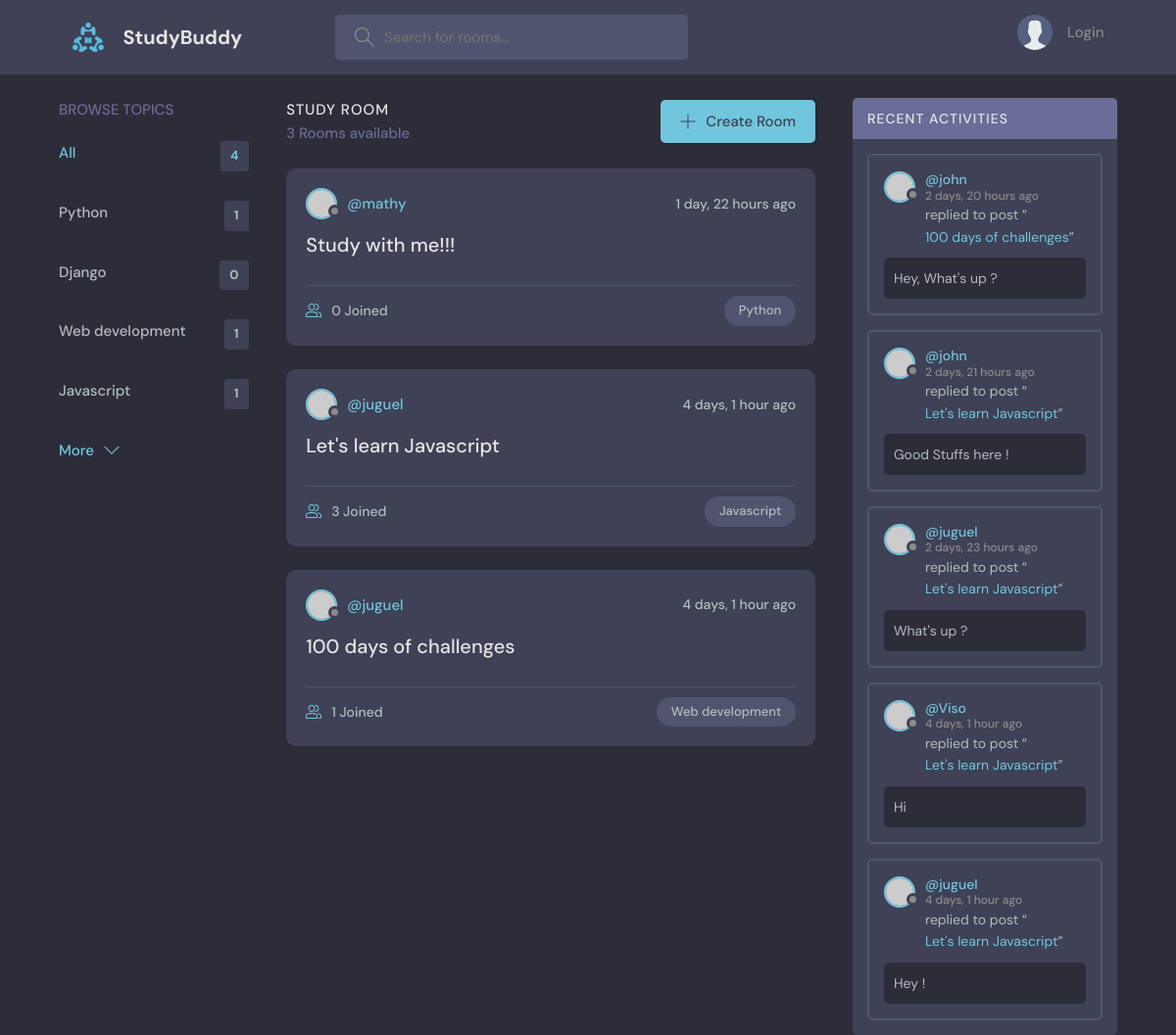
The app's page /, older data.
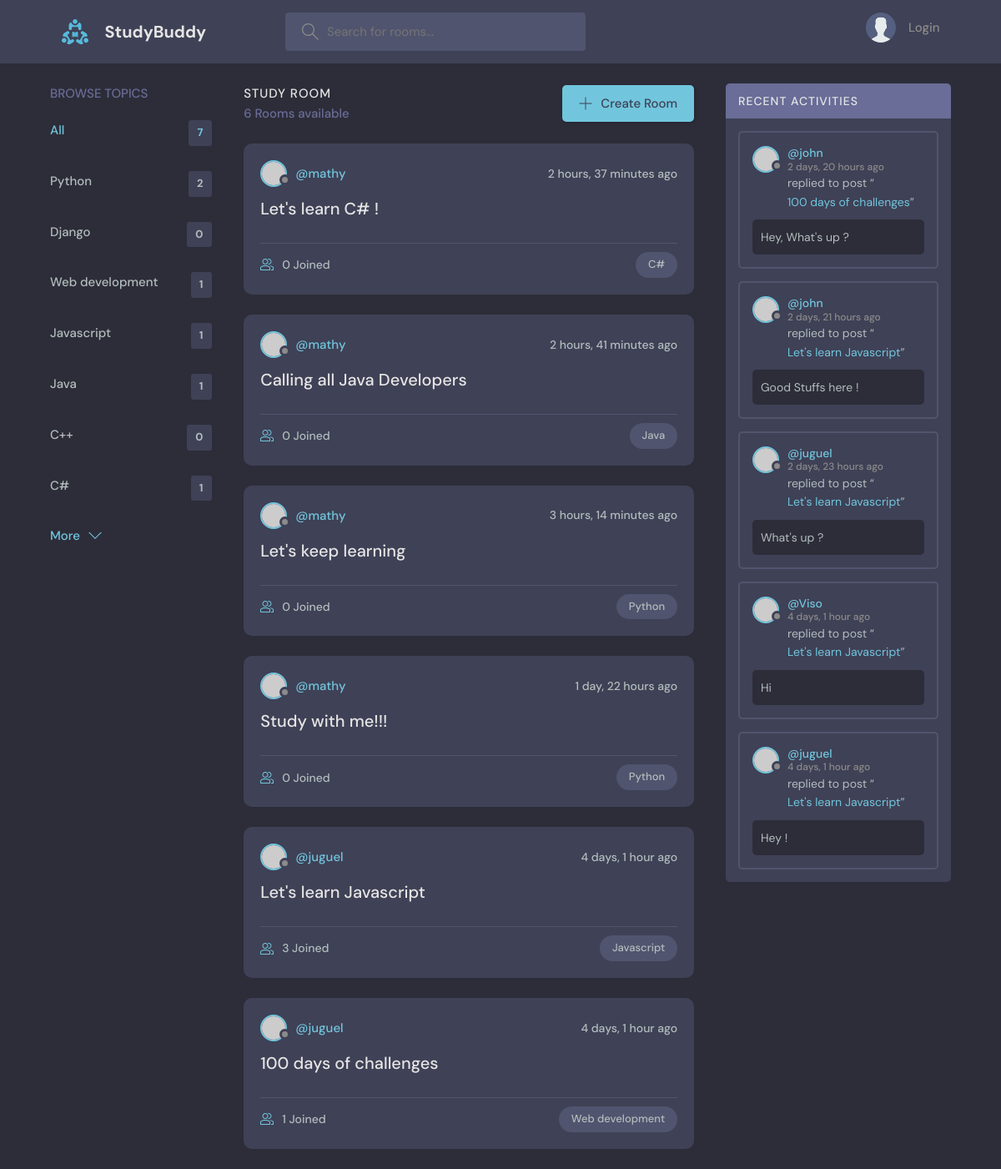
The same page, newer data.
### base_app/models.py (models this page shows, shortened)
class Topic(models.Model):
    name = models.CharField(max_length=200)

class Room(models.Model):
    host = models.ForeignKey(User, on_delete=models.SET_NULL, null= True)
    topic = models.ForeignKey(Topic, on_delete=models.SET_NULL, null= True)
    name = models.CharField(max_length=200)
    description = models.TextField(null=True, blank=True)
    participants = models.ManyToManyField(User, related_name='participants', blank=True )
    updated_date = models.DateTimeField(auto_now=True)
    created_date = models.DateTimeField(auto_now_add=True)
    class Meta:
        ordering = ['-updated_date', '-created_date']
    def __str__(self):
        return self.name

class Message(models.Model):
    user = models.ForeignKey(User, on_delete=models.CASCADE) # oneTomany
    room = models.ForeignKey(Room, on_delete=models.CASCADE) # When room get deleted, also the msgs
    body = models.TextField()
    updated_date = models.DateTimeField(auto_now=True)
    created_date = models.DateTimeField(auto_now_add=True)
    class Meta:
        ordering = ['-updated_date', '-created_date']

### base_app/views.py (the view)
# urls.py: path('', views.home, name="home"),
def home(request):
    q = request.GET.get('q') if request.GET.get('q') != None else ''
    rooms = Room.objects.filter(
        Q(topic__name__icontains=q) |
        Q(name__icontains=q) |
        Q(description__icontains=q)
    )
    topics = Topic.objects.all() # get all the topics
    room_count = rooms.count() # get rooms count
    room_messages = Message.objects.filter(Q(room__topic__name__icontains=q))
    context =  {'rooms' : rooms, 'topics': topics, 'room_count': room_count, 'room_messages': room_messages}
    return render(request, 'base_app/home.html', context)

### base_app/templates/base_app/home.html (shortened to what this page needs)
{% extends 'base_app/base.html' %}
{% block content %}
  <main class="layout layout--3">
    <div class="container">
      {% include 'base_app/topics_component.html' %}
      <div class="roomList">
        <div class="roomList__header">
          <div>
            <h2>Study Room</h2>
            <p>{{room_count}} Rooms available</p>
          </div>
          <a class="btn btn--main" href="{% url 'create-room' %}">
            <svg version="1.1" xmlns="http://www.w3.org/2000/svg" width="32" height="32" viewBox="0 0 32 32">
              <title>add</title>
              <path
                d="M16.943 0.943h-1.885v14.115h-14.115v1.885h14.115v14.115h1.885v-14.115h14.115v-1.885h-14.115v-14.115z"
              ></path>
            </svg>
            Create Room
          </a>
        </div>
        {% include 'base_app/feed_component.html' %}
      </div>
      {% include 'base_app/activity_component.html' %}
    </div>
  </main>
{% endblock content %}

### base_app/templates/base_app/topics_component.html
<div class="topics">
  <div class="topics__header">
    <h2>Browse Topics</h2>
  </div>
  <ul class="topics__list">
    <li>
      <a href="{% url 'home' %}" class="active">All <span>{{topics.count}}</span></a>
    </li>
    {% for topic in topics %}
    <li>
      <a href="{% url 'home' %}?q={{topic.name}}">{{topic.name}} <span>{{topic.room_set.all.count}}</span></a>
    </li>
    {% endfor %}
  </ul>
  <a class="btn btn--link" href="topics.html">
    More
    <svg version="1.1" xmlns="http://www.w3.org/2000/svg" width="32" height="32" viewBox="0 0 32 32">
      <title>chevron-down</title>
      <path d="M16 21l-13-13h-3l16 16 16-16h-3l-13 13z"></path>
    </svg>
  </a>
</div>

### base_app/templates/base_app/feed_component.html (shortened to what this page needs)
{% for room in rooms %}
<div class="roomListRoom">
  <div class="roomListRoom__header">
    <a href="{% url 'user-profile' room.host.id %}" class="roomListRoom__author">
      <div class="avatar avatar--small">
        <img src="https://randomuser.me/api/portraits/women/11.jpg" />
      </div>
      <span>@{{room.host.username}}</span>
    </a>
    <div class="roomListRoom__actions">
      <span>{{room.created_date|timesince}} ago</span>
    </div>
  </div>
  <div class="roomListRoom__content">
    <a href="{% url 'room' room.id %}">{{room.name}}</a>
  </div>
  <div class="roomListRoom__meta">
    <a href="{% url 'room' room.id %}" class="roomListRoom__joined">
      {{room.participants.all.count}} Joined
    </a>
    <p class="roomListRoom__topic">{{room.topic.name}}</p>
  </div>
</div>
{% endfor %}

### base_app/templates/base_app/activity_component.html (shortened to what this page needs)
{% load static %}
<div class="activities">
  <div class="activities__header">
    <h2>Recent Activities</h2>
  </div>
  {% for message in room_messages %}
  <div class="activities__box">
    <div class="activities__boxHeader roomListRoom__header">
      <a href="{% url 'user-profile' message.user.id %}" class="roomListRoom__author">
        <div class="avatar avatar--small">
          <img src="https://randomuser.me/api/portraits/women/11.jpg" />
        </div>
        <p>
          @{{message.user}}
          <span>{{message.created_date|timesince}} ago</span>
        </p>
      </a>
    </div>
    <div class="activities__boxContent">
     <p>replied to post “<a href="{% url 'room' message.room.id %}">{{message.room}}</a>”</p>
      <div class="activities__boxRoomContent">
        {{message.body}}
      </div>
    </div>
  </div>
  {% endfor %}
</div>

Row changes from the older to the newer data that the page shows:
computed for Topic "Python": room_set.all.count "1" → "2"
added Topic: name "Java", room_set.all.count "1"
added Topic: name "C++", room_set.all.count "0"
added Topic: name "C#", room_set.all.count "1"
added Room: host.username "mathy", created_date "2 hours, 37 minutes", name "Let's learn C# !", participants.all.count "0", topic.name "C#"
added Room: host.username "mathy", created_date "2 hours, 41 minutes", name "Calling all Java Developers", participants.all.count "0", topic.name "Java"
added Room: host.username "mathy", created_date "3 hours, 14 minutes", name "Let's keep learning", participants.all.count "0", topic.name "Python"
Text that changed along with them:
{{ topics.count }}: "4" → "7"
{{ room_count }}: "3" → "6"
